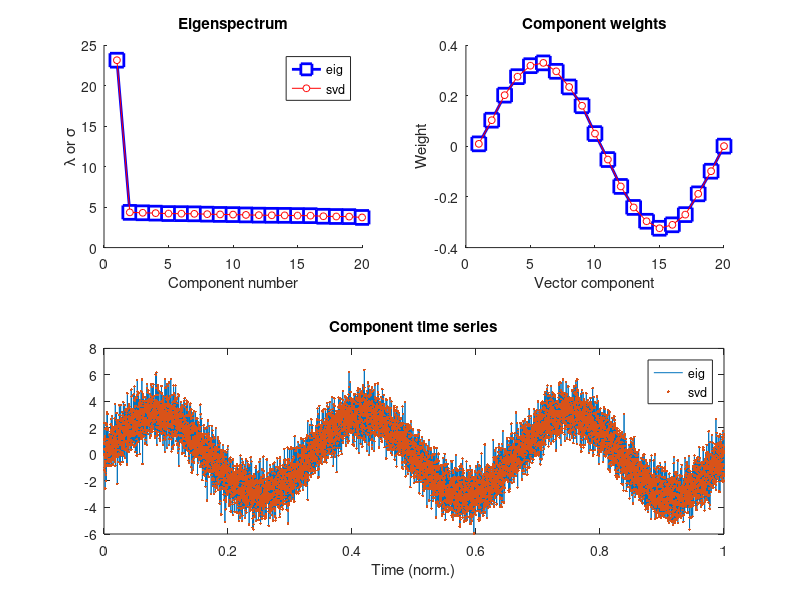

The MATLAB script that drew this image:
%%
%     COURSE: PCA and multivariate neural signal processing
%    SECTION: Creating and interpreting covariance matrices
%      VIDEO: MATLAB: PCA via SVD of covariance
% Instructor: sincxpress.com
%
%%

% a clear MATLAB workspace is a clear mental workspace
close all; clear, clc

%% simulate data with covariance structure

% simulation parameters
N = 10000; % time points
M =    20; % channels

% time vector (radian units)
t = linspace(0,6*pi,N);

% relationship across channels (imposing covariance)
chanrel = sin(linspace(0,2*pi,M))';

% generate data
data = bsxfun(@times,repmat( sin(t),M,1 ),chanrel) + randn(M,N);

%% PCA via eigendecomposition of covariance matrix

% first mean-center (mean over time!)
dataM = data - mean(data,2);

% all pairwise dot products as the matrix times its transpose
covmat = dataM*dataM'/(N-1);

% sort
[Veig,Deig] = eig( covmat );
[Deig,sidx] = sort( diag(Deig),'descend' );
Veig = Veig(:,sidx);

% convert eigenvalues to %
Deig = 100*Deig/sum(Deig);

% time series of top component
eig_ts = Veig(:,1)'*data;

%% PCA via SVD of data matrix

% the SVD
[U,S,V] = svd( dataM,'econ' );

% convert singular values to %
S = S.^2; % makes it comparable to eigenvalues
s = 100*diag(S)/sum(diag(S));

%% show the results

figure(1), clf

% plot eigenvalue/singular-value spectrum
subplot(221), hold on
plot(Deig,'bs-','markerfacecolor','w','markersize',10,'linew',2)
plot(s,'ro-','markerfacecolor','w','markersize',5)
xlabel('Component number'), ylabel('\lambda or \sigma')
legend({'eig';'svd'})
title('Eigenspectrum')


% show eigenvector/singular value
subplot(222), hold on
plot(Veig(:,1),'bs-','markerfacecolor','w','markersize',10,'linew',2)
plot(-U(:,1),'ro-','markerfacecolor','w','markersize',5)
xlabel('Vector component'), ylabel('Weight')
title('Component weights')


% time series
subplot(212)
timevec = (0:N-1)/N;
plot(timevec,eig_ts, timevec,-V(:,1)*sqrt(S(1)),'.')
xlabel('Time (norm.)')
title('Component time series')
legend({'eig';'svd'})
zoom on

%%
